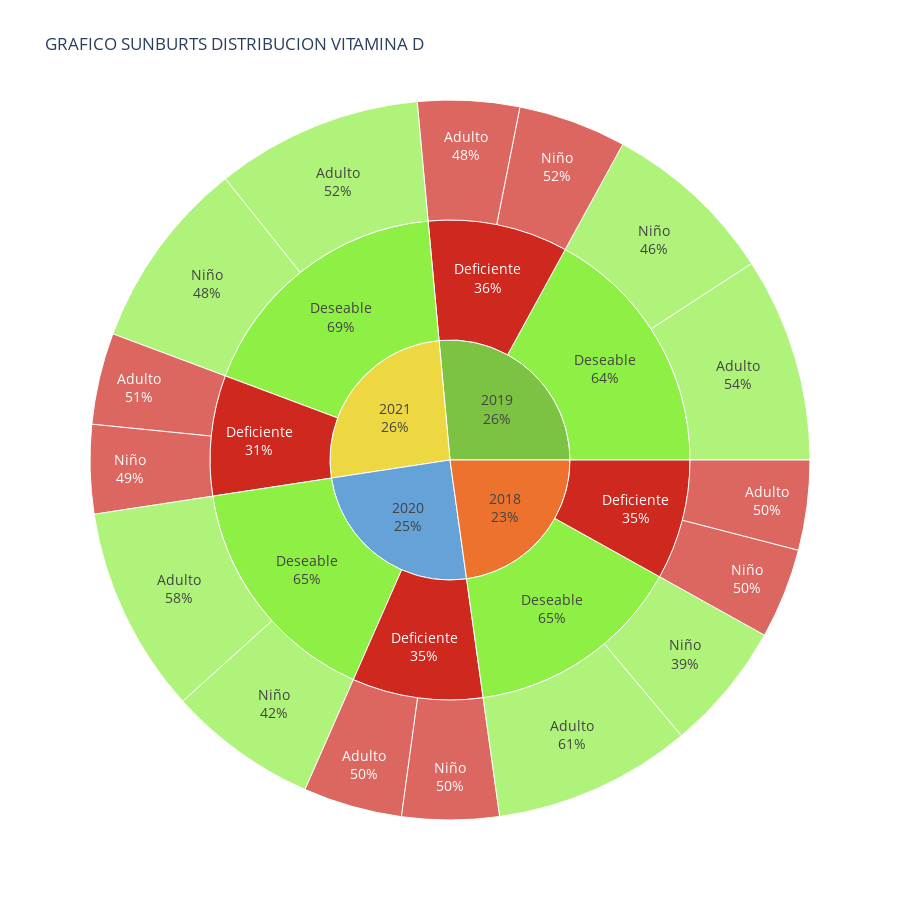

This figure's notebook cell:
### Code cell
#Sunburts
dropdown_año = widgets.Dropdown(
    value='ALL', 
    options=['ALL','2018', '2019', '2020', '2021'], 
    description='Año :'
)

dropdown_avg_tot = widgets.Dropdown(
    value='MEAN', 
    options=['MEAN','SIZE'], 
    description='VITAMINA D :'
)

widgets.interact(update_sunburts, tipo=dropdown_avg_tot, year = dropdown_año)

### Figure 1 — Plotly figure (JSON) as saved in the notebook; plotly's stock layout.template omitted (floating-point values rounded to 4 significant figures)
{"data": [{"branchvalues": "total", "hovertemplate": "<b>%{label}:</b> <br> Total : %{value} <extra></extra>", "ids": ["2018/Deficiente/Adulto", "2019/Deficiente/Adulto", "2020/Deficiente/Adulto", "2021/Deficiente/Adulto", "2018/Deseable/Adulto", "2019/Deseable/Adulto", "2020/Deseable/Adulto", "2021/Deseable/Adulto", "2018/Deficiente/Niño", "2019/Deficiente/Niño", "2020/Deficiente/Niño", "2021/Deficiente/Niño", "2018/Deseable/Niño", "2019/Deseable/Niño", "2020/Deseable/Niño", "2021/Deseable/Niño", "2018/Deficiente", "2019/Deficiente", "2020/Deficiente", "2021/Deficiente", "2018/Deseable", "2019/Deseable", "2020/Deseable", "2021/Deseable", "2018", "2019", "2020", "2021"], "labels": ["Adulto", "Adulto", "Adulto", "Adulto", "Adulto", "Adulto", "Adulto", "Adulto", "Niño", "Niño", "Niño", "Niño", "Niño", "Niño", "Niño", "Niño", "Deficiente", "Deficiente", "Deficiente", "Deficiente", "Deseable", "Deseable", "Deseable", "Deseable", "2018", "2019", "2020", "2021"], "marker": {"colors": ["#ce281f", "#ce281f", "#ce281f", "#ce281f", "#8eef44", "#8eef44", "#8eef44", "#8eef44", "#ce281f", "#ce281f", "#ce281f", "#ce281f", "#8eef44", "#8eef44", "#8eef44", "#8eef44", "#ce281f", "#ce281f", "#ce281f", "#ce281f", "#8eef44", "#8eef44", "#8eef44", "#8eef44", "#ec722e", "#7dc343", "#64a2d8", "#eed842"]}, "maxdepth": 3, "parents": ["2018/Deficiente", "2019/Deficiente", "2020/Deficiente", "2021/Deficiente", "2018/Deseable", "2019/Deseable", "2020/Deseable", "2021/Deseable", "2018/Deficiente", "2019/Deficiente", "2020/Deficiente", "2021/Deficiente", "2018/Deseable", "2019/Deseable", "2020/Deseable", "2021/Deseable", "2018", "2019", "2020", "2021", "2018", "2019", "2020", "2021", "", "", "", ""], "textfont": {"size": 14}, "textinfo": "label+percent parent", "type": "sunburst", "values": [5004.0, 5669.0, 5514.0, 5105.0, 11060.0, 11410.0, 11520.0, 11510.0, 5031.0, 6023.0, 5409.0, 4955.0, 7193.0, 9724.0, 8331.0, 10640.0, 10040.0, 11690.0, 10920.0, 10060.0, 18250.0, 21130.0, 19850.0, 22150.0, 28290.0, 32830.0, 30770.0, 32210.0]}], "layout": {"height": 900, "title": {"text": "GRAFICO SUNBURTS DISTRIBUCION VITAMINA D"}}}
